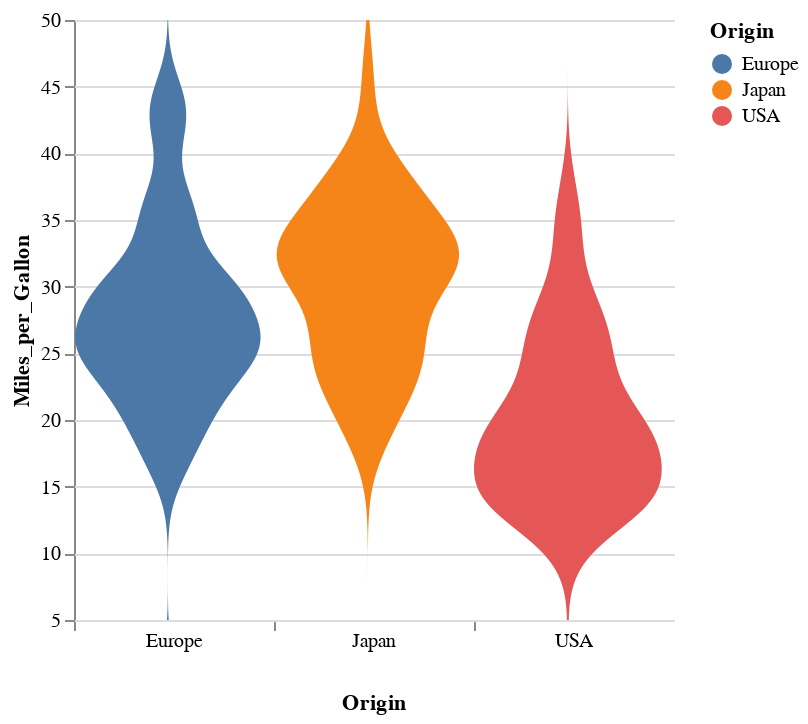

The notebook cell this image was saved under:
### Code cell
violin

### Figure 1 — Vega-Lite specification as saved in the notebook (floating-point values rounded to 4 significant figures; data arrays with more than 128 entries replaced by an {"elided": "..."} marker saying what was removed)
{"config": {"view": {"continuousWidth": 400, "continuousHeight": 300, "stroke": null}, "facet": {"spacing": 0}}, "data": {"name": "data-f02450ab61490a1363517a0190416235"}, "mark": {"type": "area", "orient": "horizontal"}, "encoding": {"color": {"type": "nominal", "field": "Origin"}, "column": {"type": "nominal", "field": "Origin", "header": {"labelOrient": "bottom", "labelPadding": 0, "titleOrient": "bottom"}}, "x": {"type": "quantitative", "axis": {"grid": false, "labels": false, "ticks": true, "values": [0]}, "field": "density", "impute": null, "stack": "center", "title": null}, "y": {"type": "quantitative", "field": "Miles_per_Gallon"}}, "transform": [{"density": "Miles_per_Gallon", "extent": [5, 50], "groupby": ["Origin"], "as": ["Miles_per_Gallon", "density"]}], "width": 100, "$schema": "https://vega.github.io/schema/vega-lite/v4.8.1.json", "datasets": {"data-f02450ab61490a1363517a0190416235": {"elided": "406 records"}}}
